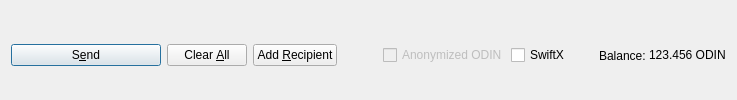
         <widget class="QFrame" name="frame_Send">
          <layout class="QHBoxLayout" name="horizontalLayout">
           <property name="bottomMargin">
            <number>0</number>
           </property>
           <item>
            <widget class="QPushButton" name="sendButton">
             <property name="minimumSize">
              <size>
               <width>150</width>
               <height>0</height>
              </size>
             </property>
             <property name="toolTip">
              <string>Confirm the send action</string>
             </property>
             <property name="text">
              <string>S&amp;end</string>
             </property>
             <property name="autoDefault">
              <bool>false</bool>
             </property>
             <property name="default">
              <bool>true</bool>
             </property>
            </widget>
           </item>
           <item>
            <widget class="QPushButton" name="clearButton">
             <property name="sizePolicy">
              <sizepolicy hsizetype="Minimum" vsizetype="Fixed">
               <horstretch>0</horstretch>
               <verstretch>0</verstretch>
              </sizepolicy>
             </property>
             <property name="toolTip">
              <string>Clear all fields of the form.</string>
             </property>
             <property name="text">
              <string>Clear &amp;All</string>
             </property>
             <property name="autoDefault">
              <bool>false</bool>
             </property>
            </widget>
           </item>
           <item>
            <widget class="QPushButton" name="addButton">
             <property name="toolTip">
              <string>Send to multiple recipients at once</string>
             </property>
             <property name="text">
              <string>Add &amp;Recipient</string>
             </property>
             <property name="autoDefault">
              <bool>false</bool>
             </property>
            </widget>
           </item>
           <item>
            <spacer name="horizontalSpacer">
             <property name="orientation">
              <enum>Qt::Horizontal</enum>
             </property>
             <property name="sizeHint" stdset="0">
              <size>
               <width>40</width>
               <height>20</height>
              </size>
             </property>
            </spacer>
           </item>
           <item>
            <layout class="QHBoxLayout" name="horizontalLayout_2">
             <property name="spacing">
              <number>3</number>
             </property>
             <item>
              <widget class="QCheckBox" name="checkzODIN">
               <property name="enabled">
                <bool>false</bool>
               </property>
               <property name="text">
                <string>Anonymized ODIN</string>
               </property>
              </widget>
             </item>
             <item>
              <widget class="QCheckBox" name="checkSwiftTX">
               <property name="enabled">
                <bool>true</bool>
               </property>
               <property name="minimumSize">
                <size>
                 <width>85</width>
                 <height>0</height>
                </size>
               </property>
               <property name="text">
                <string>SwiftX</string>
               </property>
              </widget>
             </item>
             <item>
              <widget class="QLabel" name="labelForBalance">
               <property name="text">
                <string>Balance:</string>
               </property>
              </widget>
             </item>
             <item>
              <widget class="QLabel" name="labelBalance">
               <property name="sizePolicy">
                <sizepolicy hsizetype="Preferred" vsizetype="Fixed">
                 <horstretch>0</horstretch>
                 <verstretch>0</verstretch>
                </sizepolicy>
               </property>
               <property name="cursor">
                <cursorShape>IBeamCursor</cursorShape>
               </property>
               <property name="text">
                <string notr="true">123.456 ODIN</string>
               </property>
               <property name="textInteractionFlags">
                <set>Qt::LinksAccessibleByMouse|Qt::TextSelectableByKeyboard|Qt::TextSelectableByMouse</set>
               </property>
              </widget>
             </item>
            </layout>
           </item>
          </layout>
         </widget>
